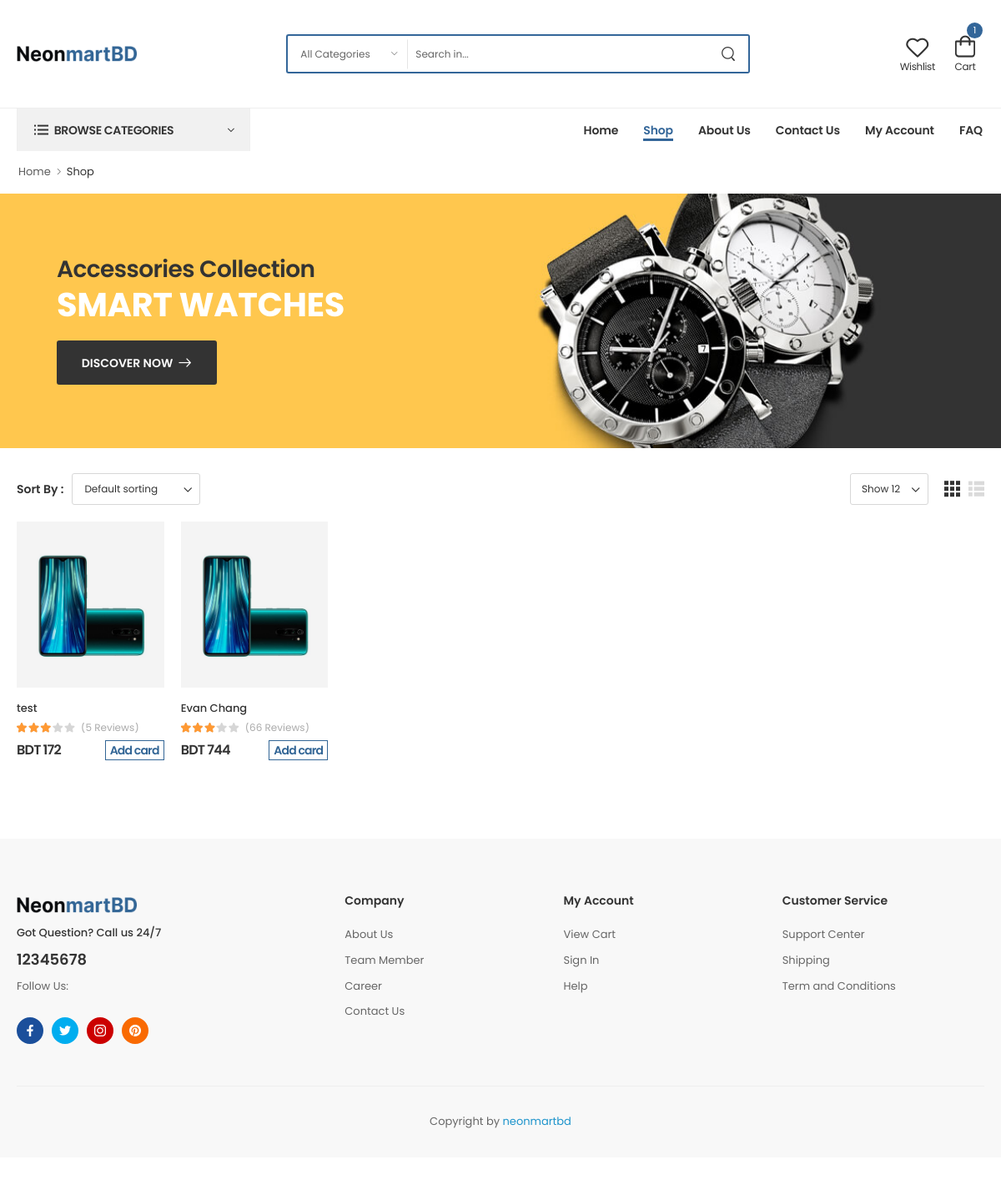
/shop (signed in), run on the app's committed database.
### core/models.py (models this page shows, shortened)
class Products(models.Model):
    name = models.CharField(max_length=500)
    category = models.ForeignKey(Category, on_delete=models.CASCADE)
    sku = models.CharField(max_length=200)
    price = models.PositiveIntegerField()
    review = models.PositiveIntegerField(null=True,blank=True,default=0)
    sort_description = RichTextField()
    slug = AutoSlugField(populate_from="name", null=True, unique=True)
    description = RichTextField()
    image = models.ImageField(upload_to="Product Image")

### core/views.py (the view)
# urls.py: path('shop', shop_page, name="shop_page"),
def shop_page(request):
    cart = 0
    if request.user.is_authenticated:
        cart = Cart.objects.filter(user=request.user)
    products = Products.objects.order_by("-id")
    context = {
        'navbar':'shop',
        'products':products,
        'cart':cart
    }
    return render(request,"core/shop.html",context)

### core/templates/core/shop.html (shortened to what this page needs)
{% extends "base/base.html" %}
{% load static %}
{% block body %}
<link rel="stylesheet" type="text/css" href="{% static 'assets/css/style.min.css' %}" />
<main class="main">
  <nav class="breadcrumb-nav">
    <div class="container">
      <ul class="breadcrumb bb-no">
        <li><a href="{% url 'HOME' %}">Home</a></li>
        <li><a href="{% url 'shop_page' %}">Shop</a></li>
      </ul>
    </div>
  </nav>
  <div class="page-content mb-10">
    <div class="shop-default-banner shop-boxed-banner banner d-flex align-items-center mb-6" style="
          background-image: url(assets/images/shop/banner2.jpg);
          background-color: #ffc74e;
        ">
      <div class="container banner-content">
        <h4 class="banner-subtitle font-weight-bold">
          Accessories Collection
        </h4>
        <h3 class="banner-title text-white text-uppercase font-weight-bolder ls-10">
          Smart Watches
        </h3>
        <a href="{% url 'shop_page' %}" class="btn btn-dark btn-rounded btn-icon-right">Discover Now</a>
      </div>
    </div>
    <div class="container-fluid">
      <div class="shop-content">
        <div class="main-content">
          <nav class="toolbox sticky-toolbox sticky-content fix-top">
            <div class="toolbox-left">
              <div class="toolbox-item toolbox-sort select-box text-dark">
                <label>Sort By :</label>
                <select name="orderby" class="form-control">
                  <option value="default" selected="selected">
                    Default sorting
                  </option>
                </select>
              </div>
            </div>
            <div class="toolbox-right">
              <div class="toolbox-item toolbox-show select-box">
                <select name="count" class="form-control">
                  <option value="12" selected="selected">Show 12</option>
                </select>
              </div>
              <div class="toolbox-item toolbox-layout">
                <a href="{% url 'shop_page' %}" class="icon-mode-grid btn-layout active">
                  <i class="w-icon-grid"></i>
                </a>
                <a href="{% url 'shop_page' %}" class="icon-mode-list btn-layout">
                  <i class="w-icon-list"></i>
                </a>
              </div>
            </div>
          </nav>
          <div class="product-wrapper row cols-xl-6 cols-lg-5 cols-md-4 cols-sm-3 cols-2">
            {% for product in products %}
              <div class="product-wrap">
                <div class="product text-center">
                  <figure class="product-media">
                    <a href="{% url 'product_details' product.slug %}">
                      <img src="{{product.image.url}}" alt="Product" width="300" height="338" />
                    </a>
                  </figure>
                  <div class="product-details" style="text-align: left">
                    <h4 class="product-name">
                      <a href="{% url 'product_details' product.slug %}">{{product.name}}</a>
                    </h4>
                    <div class="ratings-container" style="display: flex; justify-content: flex-start">
                      <div class="ratings-full">
                        <span class="ratings" style="width: 60%"></span>
                      </div>
                      <a href="{% url 'product_details' product.slug %}" class="rating-reviews">({{product.review}} Reviews)</a>
                    </div>
                    <div class="product-price" style="display: flex; justify-content: space-between">
                      <ins class="new-price">BDT {{product.price}}</ins>
                      <a href="{% url 'ADD_TO_CART' product.id %}" style="
                            border: 1px solid #336696;
                            color: #336696;
                            padding: 0px 5px;
                            font-size: 14px;
                          " onMouseOver="this.style.background='#336696'; this.style.color='#fff'"
                        onMouseOut="this.style.background='transparent';this.style.color='#336696'">Add card</a>
                    </div>
                  </div>
                </div>
              </div>
            {% endfor %}
          </div>
        </div>
      </div>
    </div>
  </div>
</main>
{% endblock body %}

### data on the page
Products: image (picture), name "test", review "5", price "172"
Products: image (picture), name "Evan Chang", review "66", price "744"

### other printed values
{{ cart|length }} "1"
